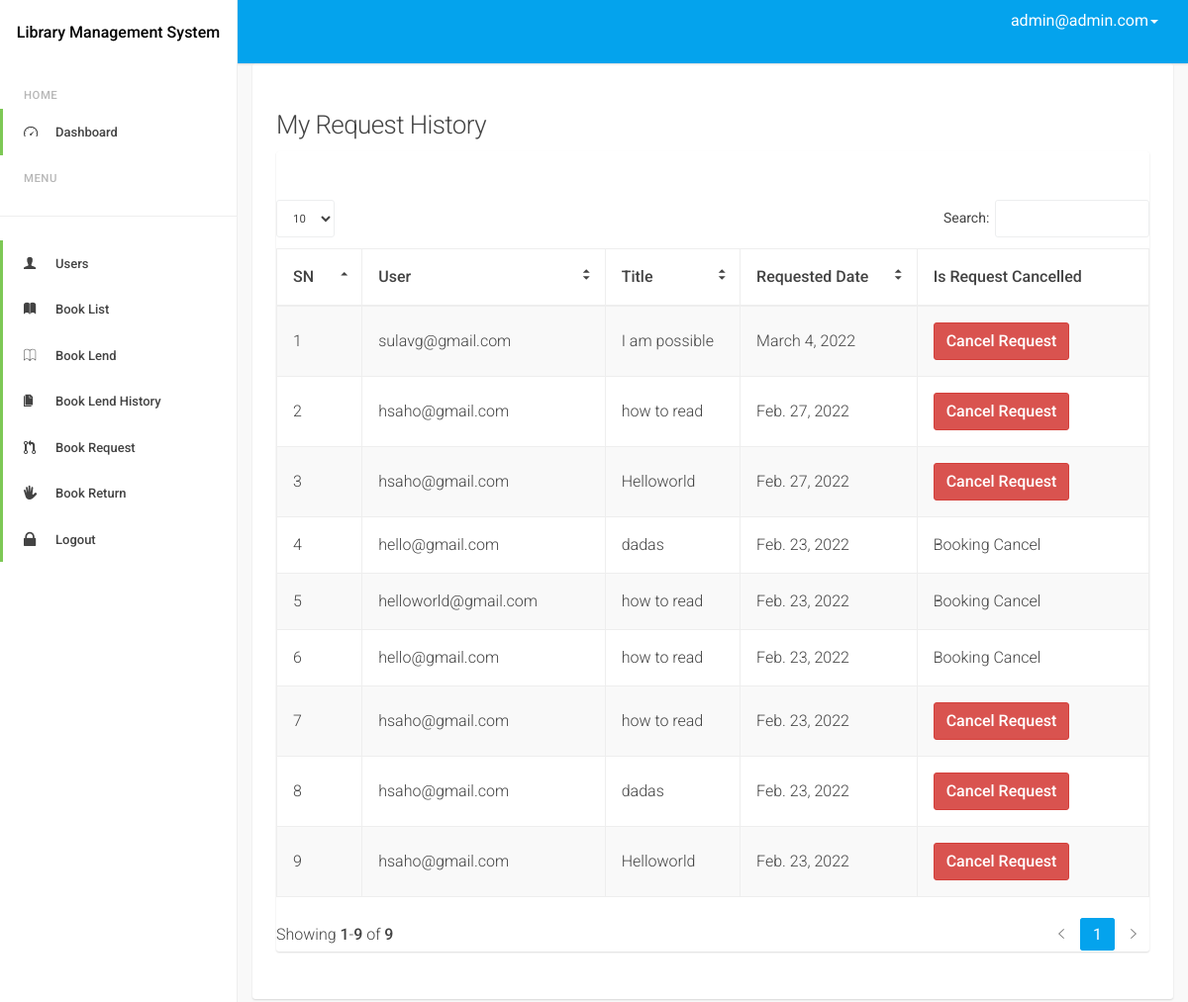
The page /admindash/book/request/view (signed in) on the database as committed earlier.
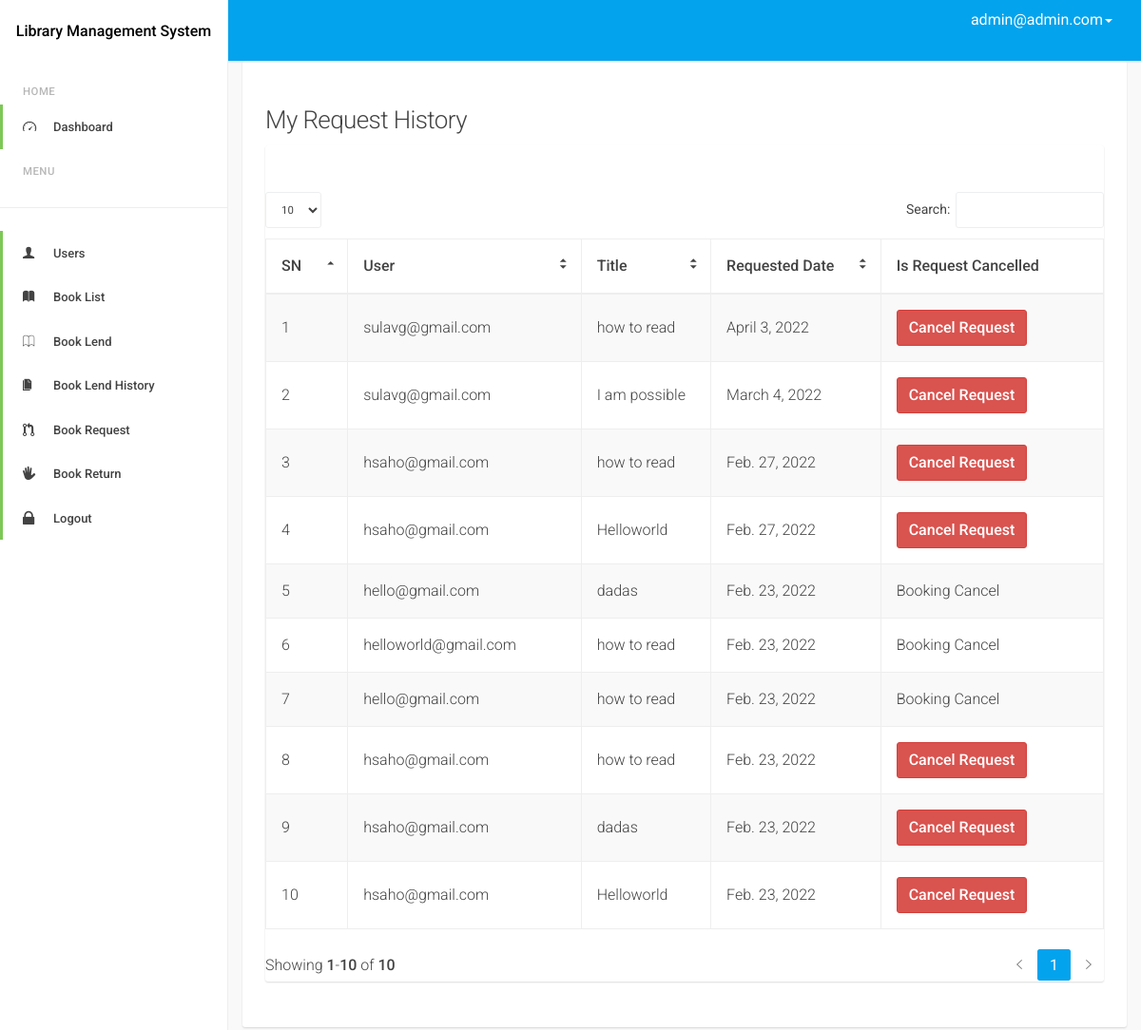
The same page on the database as committed later.
### user_dash/models.py (models this page shows)
class RequestBook(models.Model):
    books = models.ForeignKey(Book, on_delete=models.PROTECT)
    user = models.ForeignKey(MyUser, on_delete=models.PROTECT)
    req_date = models.DateField(auto_now_add=True)
    is_req_cancelled = models.BooleanField(default=False)
    class Meta:
        unique_together = ['books', 'user', 'req_date']

### accounts/models.py (models this page shows, shortened)
class MyUser(AbstractBaseUser):
    email = models.EmailField(
        verbose_name='email address',
        max_length=255,
        unique=True,
    )
    is_active = models.BooleanField(default=True)
    is_admin = models.BooleanField(default=False)
    is_staff_member = models.BooleanField(default=False)
    last_login = models.DateTimeField(blank=True, null=True, verbose_name="last login")
    is_email_verified = models.BooleanField(default=False)
    is_user_verified = models.BooleanField(default=False)
    objects = MyUserManager()
    USERNAME_FIELD = 'email'
    REQUIRED_FIELDS = []
    class Meta:
        verbose_name = 'User'
        verbose_name_plural = 'Users'
    def __str__(self):
        return self.email

### books/models.py (models this page shows, shortened)
class Book(models.Model):
    author = models.CharField(max_length=100)
    title = models.CharField(max_length=500)
    category = models.ForeignKey(BookCategory, on_delete=models.PROTECT)
    publication_name = models.CharField(max_length=300, blank=True, null=True)
    publication_date = models.DateField()

### admin_dash/views.py (the view)
# urls.py: path('book/request/view', views.RequestBookListView.as_view(), name='request_book_view'),
@method_decorator(is_admin(), name='dispatch')
class RequestBookListView(ListView):
    model = RequestBook
    template_name = 'admin_dash/book_request.html'
    context_object_name = 'books'
    def get_queryset(self):
        return RequestBook.objects.all().order_by('-req_date')

### decorator.py (called while the page is built)
def is_admin():
    def decorator(view_function):
        def wrap(request, *args, **kwargs):
            if request.user.is_authenticated:
                if request.user.is_admin:
                    return view_function(request, *args, **kwargs)
                else:
                    raise PermissionDenied
            else:
                return redirect('accounts:login')
        return wrap
    return decorator

### admin_dash/templates/admin_dash/book_request.html (shortened to what this page needs)
{% extends 'base.html' %}
{% load static %}
{% block body %}
    <div class="d-sm-flex align-items-center justify-content-between mb-4">
        <h1 class="h3 mb-0 text-gray-800">My Request History</h1>
    </div>
    <div class="row">
        <div class="col-lg-12">
            <div class="card mb-4">
                <div class="card-header py-3 d-flex flex-row align-items-center justify-content-between">
                </div>
                <div class="table-responsive p-3">
                    <table class="table table-bordered table-striped table-vcenter js-dataTable-full">
                        <thead class="thead-light">
                        <tr>
                            <th>SN</th>
                            <th>User</th>
                            <th>Title</th>
                            <th>Requested Date</th>
                            <th>Is Request Cancelled</th>
                        </tr>
                        </thead>
                        <tbody>
                        {% for book in books %}
                            <tr>
                                <td>{{ forloop.counter }}</td>
                                <td>{{ book.user }}</td>
                                <td>{{ book.books.title }}</td>
                                <td>{{ book.req_date }}</td>
                                <td>{% if book.is_req_cancelled %} Booking Cancel {% else %} <a href="{% url 'admin_dash:cancel_book_request' book.pk %}" class="btn btn-danger">Cancel Request</a>{% endif %}</td>
                            </tr>
                        {% endfor %}
                        </tbody>
                    </table>
                </div>
            </div>
        </div>
    </div>
{% endblock %}

Rows that differ between the two databases and show on the page:
added RequestBook: user "sulavg@gmail.com", books "how to read", req_date "April 3, 2022", is_req_cancelled "Cancel Request"
Other text that changed with them:
text written by a page script: "Search: Showing 1 - 9 of 9 1" → "Search: Showing 1 - 10 of 10 1"
